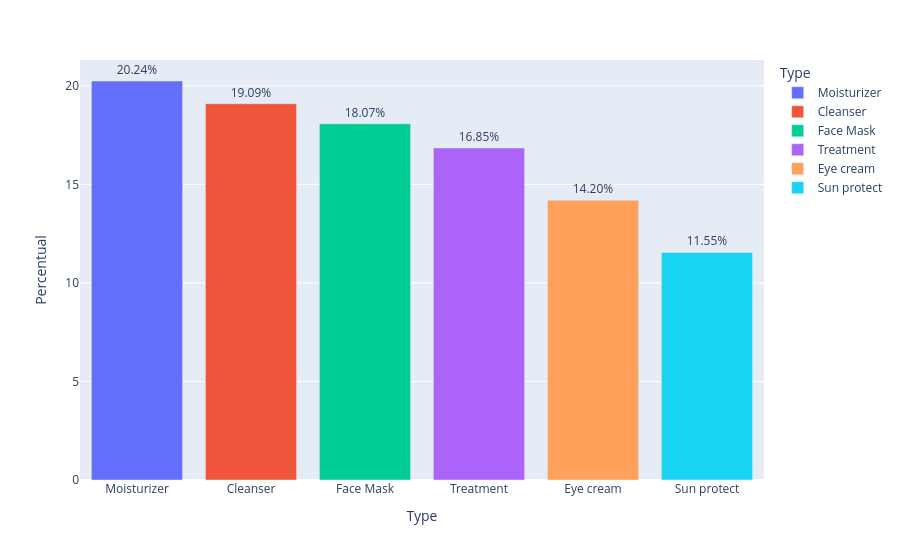

Notebook code cell kept with this figure:
### Code cell
percentual_type = df_cosmetics.value_counts('Type') / len(df_cosmetics) * 100
percentual_type = percentual_type.reset_index()
percentual_type.columns = ["Type", "Percentual"]

fig = px.bar(percentual_type, x='Type', y="Percentual", color="Type", text="Percentual")

fig.update_traces(texttemplate='%{text:.4s}%', textposition='outside')

fig.show()

### Figure 1 — Plotly figure (JSON) as saved in the notebook; plotly's stock layout.template omitted (floating-point values rounded to 4 significant figures)
{"data": [{"hovertemplate": "Type=%{x}<br>Percentual=%{text}<extra></extra>", "legendgroup": "Moisturizer", "marker": {"color": "#636efa", "pattern": {"shape": ""}}, "name": "Moisturizer", "orientation": "v", "showlegend": true, "text": [20.24], "textposition": "outside", "texttemplate": "%{text:.4s}%", "type": "bar", "x": ["Moisturizer"], "xaxis": "x", "y": [20.24], "yaxis": "y"}, {"hovertemplate": "Type=%{x}<br>Percentual=%{text}<extra></extra>", "legendgroup": "Cleanser", "marker": {"color": "#EF553B", "pattern": {"shape": ""}}, "name": "Cleanser", "orientation": "v", "showlegend": true, "text": [19.09], "textposition": "outside", "texttemplate": "%{text:.4s}%", "type": "bar", "x": ["Cleanser"], "xaxis": "x", "y": [19.09], "yaxis": "y"}, {"hovertemplate": "Type=%{x}<br>Percentual=%{text}<extra></extra>", "legendgroup": "Face Mask", "marker": {"color": "#00cc96", "pattern": {"shape": ""}}, "name": "Face Mask", "orientation": "v", "showlegend": true, "text": [18.07], "textposition": "outside", "texttemplate": "%{text:.4s}%", "type": "bar", "x": ["Face Mask"], "xaxis": "x", "y": [18.07], "yaxis": "y"}, {"hovertemplate": "Type=%{x}<br>Percentual=%{text}<extra></extra>", "legendgroup": "Treatment", "marker": {"color": "#ab63fa", "pattern": {"shape": ""}}, "name": "Treatment", "orientation": "v", "showlegend": true, "text": [16.85], "textposition": "outside", "texttemplate": "%{text:.4s}%", "type": "bar", "x": ["Treatment"], "xaxis": "x", "y": [16.85], "yaxis": "y"}, {"hovertemplate": "Type=%{x}<br>Percentual=%{text}<extra></extra>", "legendgroup": "Eye cream", "marker": {"color": "#FFA15A", "pattern": {"shape": ""}}, "name": "Eye cream", "orientation": "v", "showlegend": true, "text": [14.2], "textposition": "outside", "texttemplate": "%{text:.4s}%", "type": "bar", "x": ["Eye cream"], "xaxis": "x", "y": [14.2], "yaxis": "y"}, {"hovertemplate": "Type=%{x}<br>Percentual=%{text}<extra></extra>", "legendgroup": "Sun protect", "marker": {"color": "#19d3f3", "pattern": {"shape": ""}}, "name": "Sun protect", "orientation": "v", "showlegend": true, "text": [11.55], "textposition": "outside", "texttemplate": "%{text:.4s}%", "type": "bar", "x": ["Sun protect"], "xaxis": "x", "y": [11.55], "yaxis": "y"}], "layout": {"barmode": "relative", "legend": {"title": {"text": "Type"}, "tracegroupgap": 0}, "margin": {"t": 60}, "xaxis": {"anchor": "y", "categoryarray": ["Moisturizer", "Cleanser", "Face Mask", "Treatment", "Eye cream", "Sun protect"], "categoryorder": "array", "domain": [0, 1], "title": {"text": "Type"}}, "yaxis": {"anchor": "x", "domain": [0, 1], "title": {"text": "Percentual"}}}}
